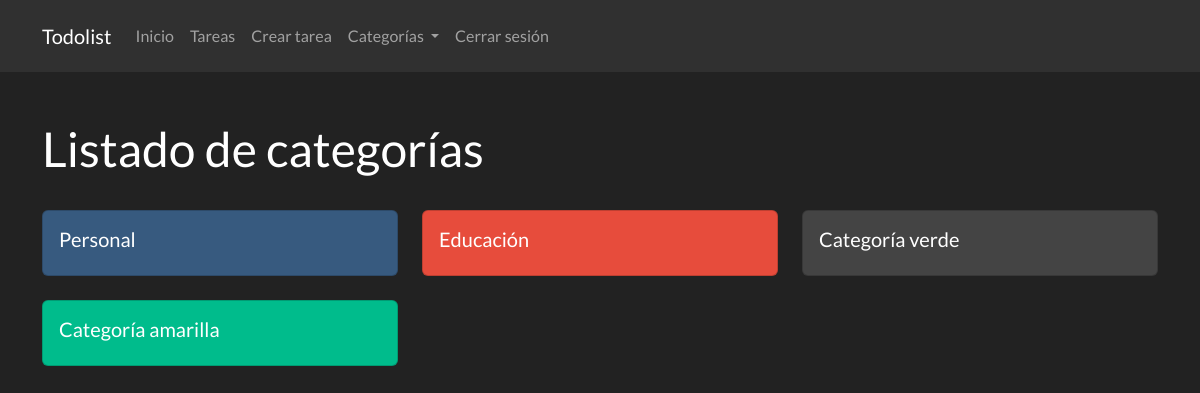
/categoria/ (signed in), run on an earlier commit of the app's database.
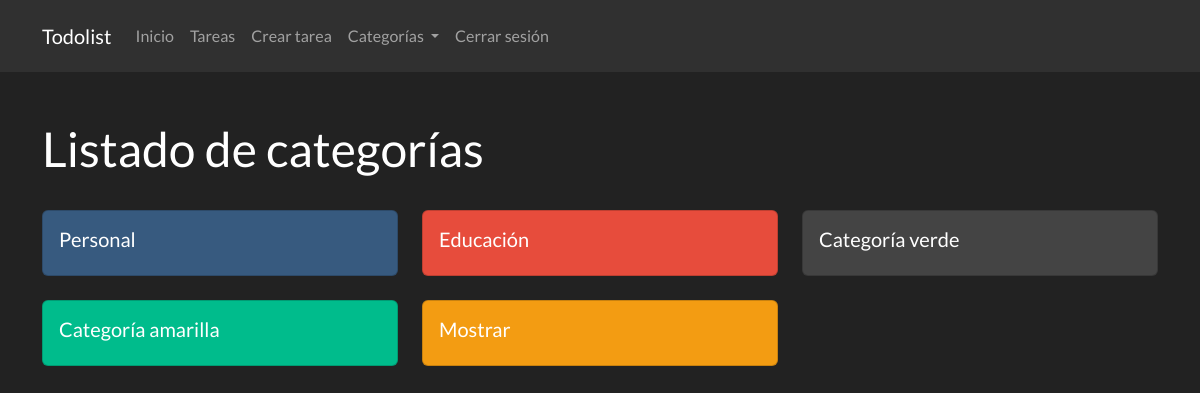
And on a later commit of the database.
### app.py (models this page shows, shortened)
class Categoria(db.Model):
    id = db.Column(db.Integer, primary_key=True)
    nombre = db.Column(db.String(100), nullable=False)
    color = db.Column(db.String(100), nullable=False)
    usuario_id = db.Column(db.Integer, db.ForeignKey('usuario.id'), nullable=False)

### routes/categorias.py (the view, shortened to what this page needs)
@app.route('/categoria/', methods=['GET'])
@app.route('/categoria/<int:id>', methods=['GET'])
@login_required
def verCategoria(id = None):
    if id is None:
        categorias = Categoria.query.filter_by(usuario_id=current_user.id).all()
        return render_template('categorias.html', categorias=categorias)

### routes/usuario.py (called while the page is built)
@login_manager.user_loader
def load_user(id):
    return Usuario.query.get(int(id))

### templates/categorias.html (shortened to what this page needs)
{% extends "base.html" %}
{% block content %}
<h1 class="mt-5">Listado de categorías</h1>
<div class="row">
    {% for categoria in categorias %}
    <div class="col-md-4">
        <a href="{{ url_for('verCategoria', id=categoria.id) }}" class="card-link" style="text-decoration: none;">
            <div class="card mt-4 bg-{{ categoria.color }}">
                <div class="card-body">
                    <h5 class="card-title">
                        {{ categoria.nombre }}
                    </h5>
                </div>
            </div>
        </a>
    </div>
    {% endfor %}
</div>
{% endblock %}

What changed in the data, as far as the page shows it:
added Categoria: nombre "Mostrar"
